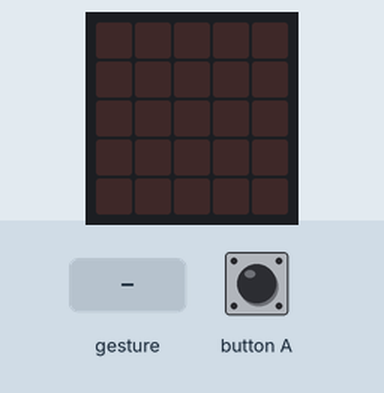
Recording of a program running on a simulated BBC micro:bit running MicroPython. On the bench: the board's 5×5 LED display. The inputs (shaded band) are chosen by the test bench. Random numbers come from a fixed seed; a tilt is held for 1.5 s and a shake lasts 1 s, then the board lies face up again.

Above: at 1.2 s.
1.3 s: button A pressed for 0.15 s
At 2.5 s:
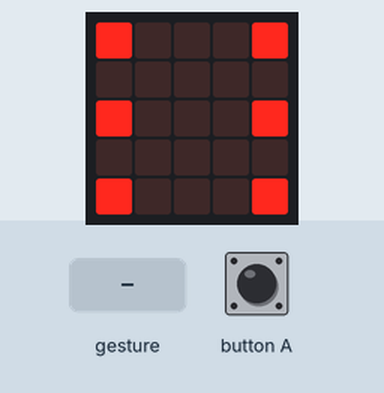
2.9 s: gesture 'shake'
At 4.0 s:
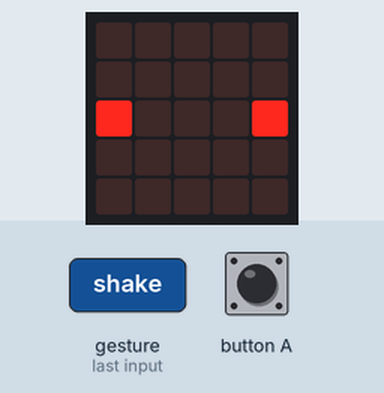
4.6 s: gesture 'shake'
At 6.5 s:
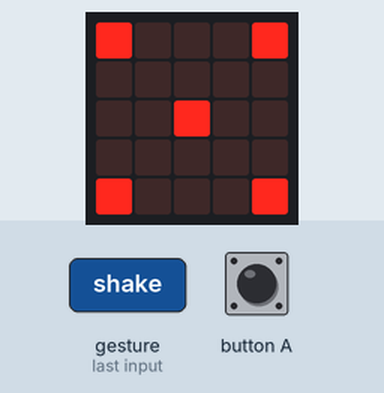
6.8 s: gesture 'shake'
At 8.4 s:
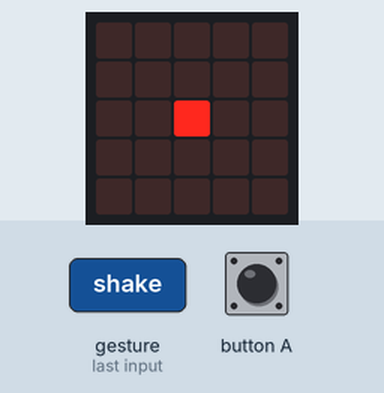
9.1 s: gesture 'shake'
At 11.0 s:
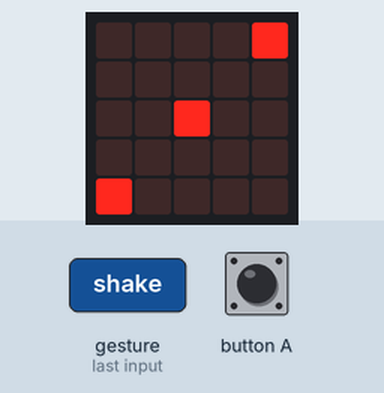
11.3 s: button A pressed for 1 s
At 12.9 s:
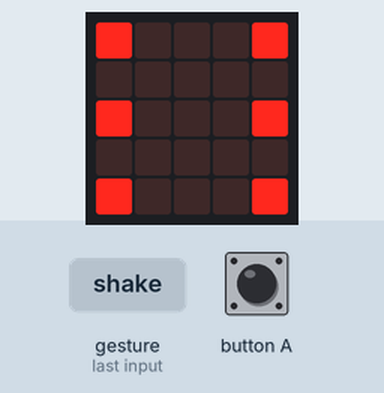
Timing chart, 0 to 14.4 s (numbered marks = the images above; inputs shaded):
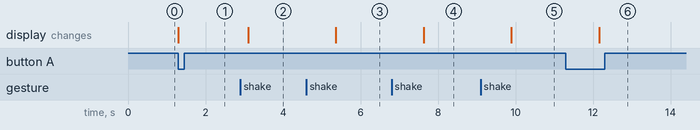

The program:

w_rfell_original_mit_Jocker.py
```python
# Add your Python code here. E.g.
from microbit import *
import random

jocker= Image("90009:"
              "00000:"
              "90009:"
              "00000:"
              "90009")


eins = Image("00000:"
             "00000:"
             "00900:"
             "00000:"
             "00000:")

zwei = Image("00000:"
             "00000:"
             "90009:"
             "00000:"
             "00000:")

drei = Image("00009:"
             "00000:"
             "00900:"
             "00000:"
             "90000:")

vier = Image("90009:"
             "00000:"
             "00000:"
             "00000:"
             "90009:")

fünf = Image("90009:"
             "00000:"
             "00900:"
             "00000:"
             "90009:")

sechs = Image("90009:"
              "00000:"
              "90009:"
              "00000:"
              "90009:")
while True:
    if accelerometer.was_gesture("shake"):
        zufall = random.randint(1,6)
        if zufall == 3:
            display.show(drei)
            sleep(2264)
        elif zufall == 2:
            display.show(zwei)
            sleep(2264)
        elif zufall== 6:
            display.show(sechs)
            sleep(2264)
        elif zufall== 4:
            display.show(vier)
            sleep(2264)
        elif zufall== 5:
            display.show(fünf)
            sleep(2264)
        elif zufall== 1:
            display.show(eins)
            sleep(2264)
    elif button_a.is_pressed():
        display.show(jocker)
```

Measured:
- after the input at 1.3 s, the display: changes at once (image 1)
- after the input at 2.9 s, the display: changes after 0.20 s (image 2)
- after the input at 4.6 s, the display: changes after 0.77 s (image 3)
- after the input at 6.8 s, the display: changes after 0.83 s (image 4)
- after the input at 9.1 s, the display: changes after 0.79 s (image 5)
- after the input at 11.3 s, the display: changes after 0.86 s (image 6)
